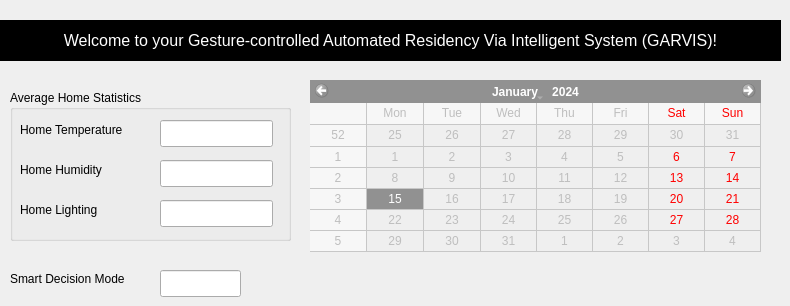
    <widget class="QWidget" name="tab_home">
     <attribute name="title">
      <string>Home</string>
     </attribute>
     <widget class="QCalendarWidget" name="calendarWidget">
      <property name="enabled">
       <bool>false</bool>
      </property>
      <property name="geometry">
       <rect>
        <x>310</x>
        <y>80</y>
        <width>451</width>
        <height>172</height>
       </rect>
      </property>
      <property name="gridVisible">
       <bool>true</bool>
      </property>
      <property name="dateEditEnabled">
       <bool>false</bool>
      </property>
      <property name="dateEditAcceptDelay">
       <number>1500</number>
      </property>
     </widget>
     <widget class="QLabel" name="label_9">
      <property name="geometry">
       <rect>
        <x>0</x>
        <y>20</y>
        <width>781</width>
        <height>41</height>
       </rect>
      </property>
      <property name="font">
       <font>
        <pointsize>12</pointsize>
       </font>
      </property>
      <property name="styleSheet">
       <string notr="true">background-color: rgb(0, 0, 0);
color: rgb(255, 255, 255);</string>
      </property>
      <property name="text">
       <string>Welcome to your Gesture-controlled Automated Residency Via Intelligent System (GARVIS)!</string>
      </property>
      <property name="alignment">
       <set>Qt::AlignCenter</set>
      </property>
     </widget>
     <widget class="QGroupBox" name="groupBox_9">
      <property name="geometry">
       <rect>
        <x>10</x>
        <y>90</y>
        <width>281</width>
        <height>151</height>
       </rect>
      </property>
      <property name="title">
       <string>Average Home Statistics</string>
      </property>
      <widget class="QLabel" name="label_10">
       <property name="geometry">
        <rect>
         <x>10</x>
         <y>30</y>
         <width>141</width>
         <height>20</height>
        </rect>
       </property>
       <property name="text">
        <string>Home Temperature</string>
       </property>
      </widget>
      <widget class="QLabel" name="label_13">
       <property name="geometry">
        <rect>
         <x>10</x>
         <y>70</y>
         <width>141</width>
         <height>20</height>
        </rect>
       </property>
       <property name="text">
        <string>Home Humidity</string>
       </property>
      </widget>
      <widget class="QLabel" name="label_14">
       <property name="geometry">
        <rect>
         <x>10</x>
         <y>110</y>
         <width>141</width>
         <height>20</height>
        </rect>
       </property>
       <property name="text">
        <string>Home Lighting</string>
       </property>
      </widget>
      <widget class="QLineEdit" name="lineEdit_avghum">
       <property name="geometry">
        <rect>
         <x>150</x>
         <y>70</y>
         <width>113</width>
         <height>27</height>
        </rect>
       </property>
       <property name="readOnly">
        <bool>true</bool>
       </property>
      </widget>
      <widget class="QLineEdit" name="lineEdit_avgtemp">
       <property name="geometry">
        <rect>
         <x>150</x>
         <y>30</y>
         <width>113</width>
         <height>27</height>
        </rect>
       </property>
       <property name="readOnly">
        <bool>true</bool>
       </property>
      </widget>
      <widget class="QLineEdit" name="lineEdit_avglight">
       <property name="geometry">
        <rect>
         <x>150</x>
         <y>110</y>
         <width>113</width>
         <height>27</height>
        </rect>
       </property>
       <property name="readOnly">
        <bool>true</bool>
       </property>
      </widget>
     </widget>
     <widget class="QLineEdit" name="smartDecMode">
      <property name="geometry">
       <rect>
        <x>160</x>
        <y>270</y>
        <width>81</width>
        <height>27</height>
       </rect>
      </property>
      <property name="readOnly">
       <bool>true</bool>
      </property>
     </widget>
     <widget class="QLabel" name="label_16">
      <property name="geometry">
       <rect>
        <x>10</x>
        <y>270</y>
        <width>151</width>
        <height>17</height>
       </rect>
      </property>
      <property name="text">
       <string>Smart Decision Mode</string>
      </property>
     </widget>
    </widget>
